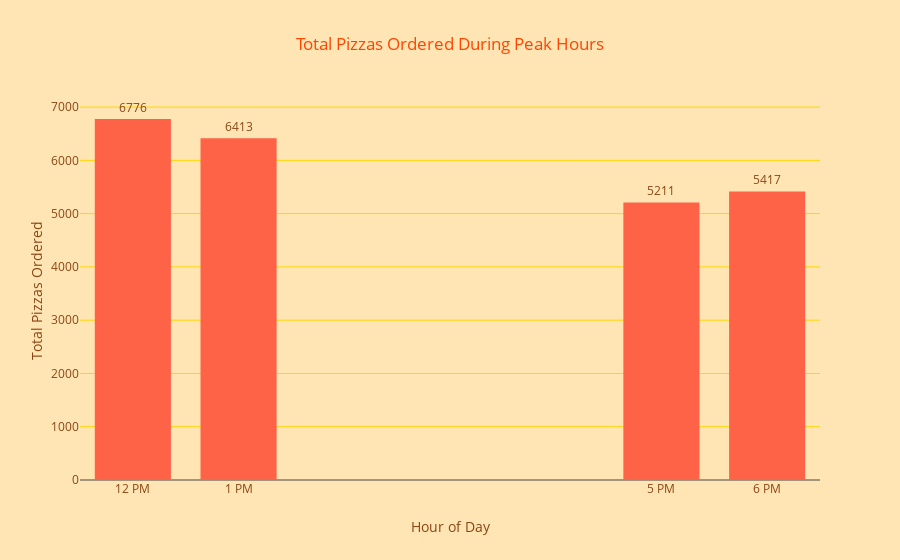

This figure's notebook cell:
### Markdown cell above
### 7. Total Pizzas Ordered During Peak Hours

### Code cell
result = %sql SELECT strftime('%H', order_time) AS hour_of_day, \
    SUM(quantity) AS total_pizzas FROM PIZZA_SALES \
    WHERE strftime('%H', order_time) IN ('12', '13', '17', '18') \
    GROUP BY hour_of_day \
    ORDER BY hour_of_day;
df = result.DataFrame()


fig = px.bar(df, 
             x='hour_of_day', 
             y='total_pizzas', 
             title='Total Pizzas Ordered During Peak Hours',
             template=custom_template, 
             color_discrete_sequence=bar_colors) 

fig.update_traces(text=df['total_pizzas'], textposition='outside')

# Customize layout for better readability
fig.update_layout(
    xaxis_title='Hour of Day',
    yaxis_title='Total Pizzas Ordered',
    xaxis=dict(
        tickmode='array',
        tickvals=['12', '13', '17', '18'],
        ticktext=['12 PM', '1 PM', '5 PM', '6 PM'] # provide labels for better readability
    )
)

fig.show()

### Figure 1 — Plotly figure (JSON) as saved in the notebook; plotly's stock layout.template omitted (floating-point values rounded to 4 significant figures)
{"data": [{"alignmentgroup": "True", "hovertemplate": "hour_of_day=%{x}<br>total_pizzas=%{y}<extra></extra>", "legendgroup": "", "marker": {"color": "#FF6347", "pattern": {"shape": ""}}, "name": "", "offsetgroup": "", "orientation": "v", "showlegend": false, "text": [6776, 6413, 5211, 5417], "textposition": "outside", "type": "bar", "x": ["12", "13", "17", "18"], "xaxis": "x", "y": [6776, 6413, 5211, 5417], "yaxis": "y"}], "layout": {"barmode": "relative", "legend": {"tracegroupgap": 0}, "title": {"text": "Total Pizzas Ordered During Peak Hours"}, "xaxis": {"anchor": "y", "domain": [0, 1], "tickmode": "array", "ticktext": ["12 PM", "1 PM", "5 PM", "6 PM"], "tickvals": ["12", "13", "17", "18"], "title": {"text": "Hour of Day"}}, "yaxis": {"anchor": "x", "domain": [0, 1], "title": {"text": "Total Pizzas Ordered"}}}}
